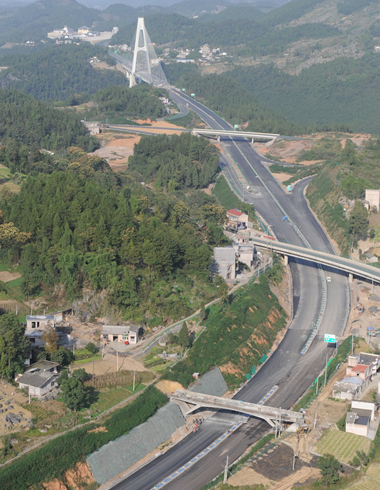
#> input picture img/006.png, 380 x 490 px; its folder holds 4 pictures in this run
$ python img_PSNR.py
#> lines starting #> are read from the running program, lines starting #| are printed output that depends on the picture; long printed decimals are rounded
import os

import cv2
img_dir = os.listdir('../img')
print(img_dir)
for oneimg in img_dir:
    path1 = '../img/' + oneimg
    path2 = '../out/out_My/' +oneimg
    img1 = cv2.imread(path1, cv2.IMREAD_GRAYSCALE)
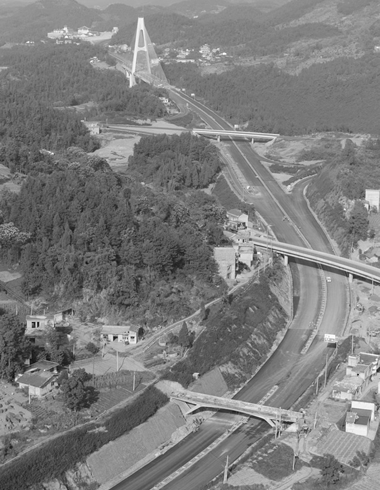
#> img1: shape (490, 380); min 14, max 255, mean 125.4
    img2 = cv2.imread(path2, cv2.IMREAD_GRAYSCALE)
    jisuanpsnr = cv2.PSNR(img1, img2)
#> jisuanpsnr = 361.2
    print(oneimg,jisuanpsnr)
#| 006.png 361.202
#> pass 3 of the loop `for oneimg in img_dir:`:
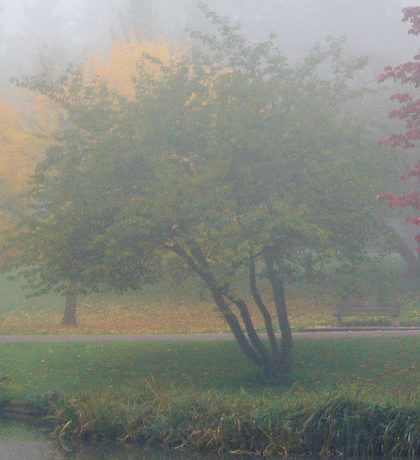
#> input picture img/1.jpg, 420 x 460 px
#> `img1 = cv2.imread(path1, cv2.IMREAD_GRAYSCALE)`:
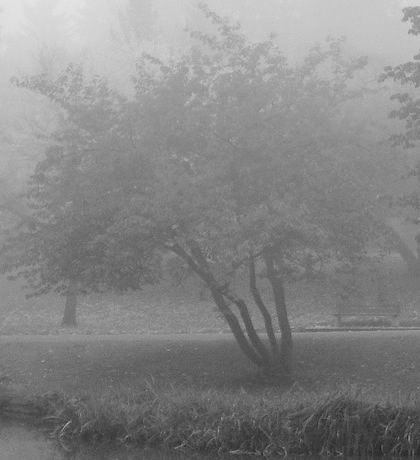
#> img1: shape (460, 420); min 31, max 228, mean 134
#| 1.jpg 361.202
#> the loop made 4 passes; the first 3 are shown
